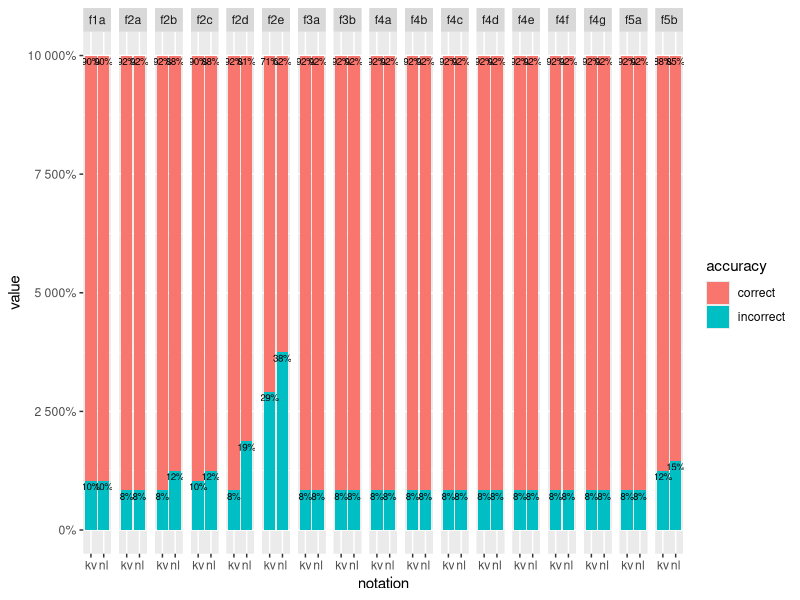
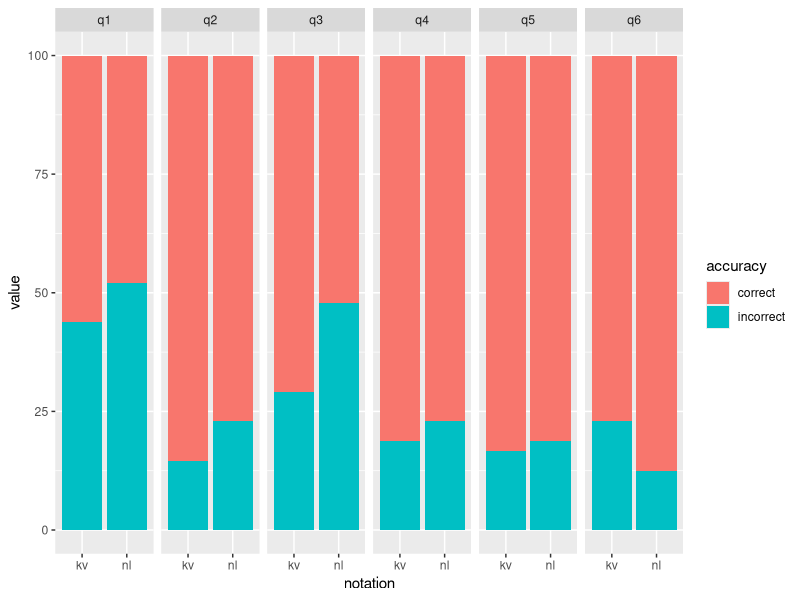

The R source for these figures, in order:
library(ggplot2)

mydata <- read.csv("accuracy_details.csv", sep = ";", dec = ",", header = TRUE)

syntaxMapping <- c("nl" = 1, "kv" = 2)
groupMapping <- c("beginner, student" = "bs", "advanced, student" = "as", "beginner, professional" = "bp", "advanced, professional" = "ap")

mydata$notation.r <- syntaxMapping[mydata$notation]
mydata$group.r <- groupMapping[mydata$group.internal]

mydata$notation.r <- as.factor(mydata$notation.r)
mydata$notation.r <- factor(mydata$notation.r, levels = c("1", "2"), labels = c("natural language", "key-value"))
mydata$sequence <- as.factor(mydata$sequence)
mydata$sequence <- factor(mydata$sequence, levels = c("1", "2"), labels = c("NL-KV", "KV-NL"))
mydata$period <- as.factor(mydata$period)
mydata$group.r <- as.factor(mydata$group.r)
mydata$group.r <- factor(mydata$group.r, levels = c("bs", "as", "bp", "ap"), labels = c("beginner-student", "advanced-student", "beginner-professional", "advanced-professional"))

#### - manual calculation to populate flat csv file for import 
#### - I know this is very hacky, but I didn't have the time to create a script for this one time effort
#### - it seemed more efficient to do this manually
value <- table(mydata$q6[mydata$notation.r == "natural language"])
value <- table(mydata$q6[mydata$notation.r == "key-value"])
value
round(100*prop.table(value), digits = 2)
####

## STACKED BARCHARTS PLOTS

# Features
f_data <- read.csv("accuracy_features_flat.csv", sep = ";", dec = ",", header = TRUE)

# Draw barplot with grouping & stacking
ggplot(f_data,
        aes(x = notation, y = value, fill = accuracy)) +
        geom_bar(stat = "identity", position = "stack") +
        facet_grid(cols = vars(feature)) +
  scale_y_continuous(labels = scales::percent) +
  geom_text(aes(label = paste0(round(value, digits = 0),"%")),
            position = position_stack(),
            vjust = 1.2,
            size = 2.5)

# Quality
q_data <- read.csv("accuracy_quality_flat.csv", sep = ";", dec = ",", header = TRUE)

# Draw barplot with grouping & stacking
ggplot(q_data,                  
       aes(x = notation,
           y = value,
           fill = accuracy)) + 
  geom_bar(stat = "identity",
           position = "stack") +
  facet_grid(~ feature)
